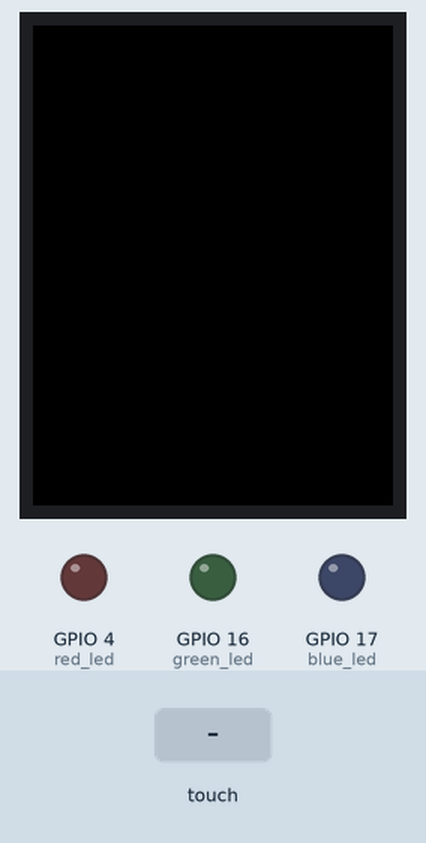
Simulated run of this program. Board: ESP32 board running MicroPython. On the bench: 240×320 colour display, output pins drawn as LEDs (lit = HIGH). Inputs (shaded band) come from the test bench. Pins used as bus, display or sensor lines are not drawn; what the program prints to the serial console is not drawn.

Above: at 1.5 s.
1.6 s: touch panel pressed at 13 % / 10 % of its raw x / y range
At 2.8 s:
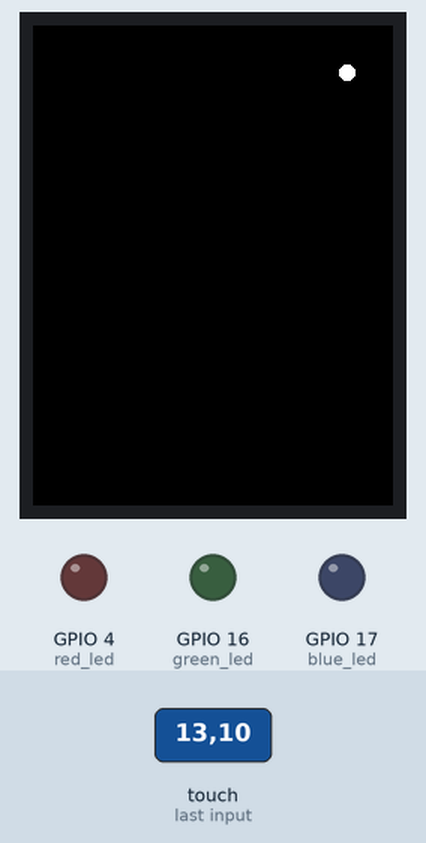
3.1 s: touch panel pressed at 38 % / 10 % of its raw x / y range
At 3.9 s:
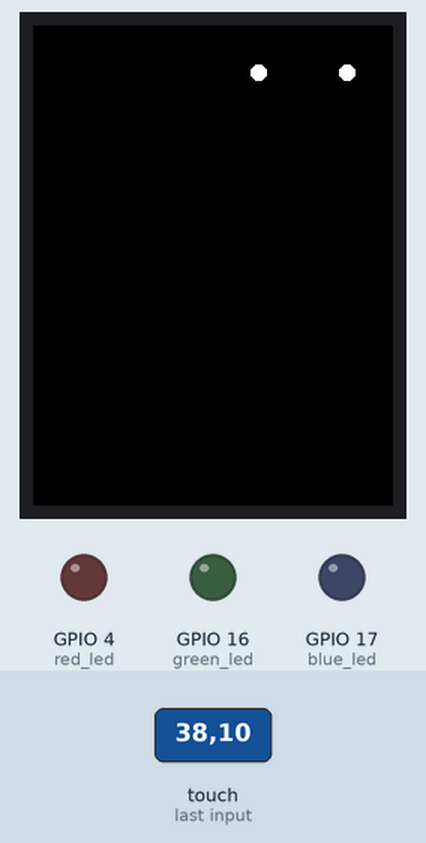
Timing chart, 0 to 6.1 s (numbered marks = the images above; inputs shaded):
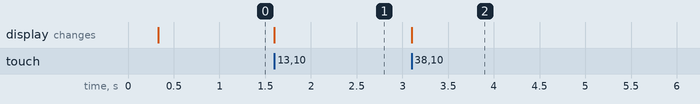

Measured:
- after the input at 1.6 s, the display: changes at once (image 1)
- after the input at 3.1 s, the display: changes at once (image 2)

The program:

paint.py
```python
from machine import Pin, SPI, ADC, idle
import time

# https://github.com/rdagger/micropython-ili9341
from ili9341 import Display, color565
from xpt2046 import Touch

DISPLAY_WIDTH = const(240)
DISPLAY_HEIGHT = const(320)
ROTATION = const(90)

SPI1_BAUD_RATE = const(40000000)
SPI1_SCK_PIN = const(14)
SPI1_MOSI_PIN = const(13)
DISPLAY_DC_PIN = const(2)
DISPLAY_CS_PIN = const(15)
DISPLAY_RST_PIN = const(0)
BL_PIN = const(21)
SPI2_BAUD_RATE = const(1000000)
SPI2_SCK_PIN = const(25)
SPI2_MOSI_PIN = const(32)
SPI2_MISO_PIN = const(39)

spi = SPI(1, baudrate=SPI1_BAUD_RATE, sck=Pin(SPI1_SCK_PIN), mosi=Pin(SPI1_MOSI_PIN))
display = Display(spi, dc=Pin(DISPLAY_DC_PIN), cs=Pin(DISPLAY_CS_PIN), rst=Pin(DISPLAY_RST_PIN), width=DISPLAY_WIDTH, height=DISPLAY_HEIGHT, rotation=ROTATION)

backlight = Pin(21, Pin.OUT)
backlight.on()

red_led = Pin(4, Pin.OUT)
green_led = Pin(16, Pin.OUT)
blue_led = Pin(17, Pin.OUT)

red_led.off()
green_led.off()
blue_led.off()

lightsensor = ADC(34, atten=ADC.ATTN_0DB)

touch_spi = SPI(2, baudrate=SPI2_BAUD_RATE, sck=Pin(SPI2_SCK_PIN), mosi=Pin(SPI2_MOSI_PIN), miso=Pin(SPI2_MISO_PIN))


background_color = color565(0, 0, 0)
foreground_color = color565(255, 255, 255)

class Paint:
    def __init__(self, display, touch_spi):
        self.display = display
        self.touch = Touch(touch_spi, cs=Pin(33), int_pin=Pin(36), int_handler=self.touchscreen_press)
        self.color = color565(255, 0, 0)  # Default color: Red
        self.brush_size = 5
        # self.clear_screen()
        # self.color_palette()

    def clear_screen(self):
        self.display.clear(background_color)

    def color_palette(self):
        colors = [
            color565(255, 0, 0),    # Red
            color565(0, 255, 0),    # Green
            color565(0, 0, 255),    # Blue
            color565(255, 255, 0),  # Yellow
            color565(255, 0, 255),  # Magenta
            color565(0, 255, 255),  # Cyan
            color565(0, 0, 0), # black
        ]
        x = 10
        y = 10
        size = 20
        for color in colors:
            self.display.fill_rectangle(x, y, size, size, color)
            x += size + 5

    def touchscreen_press(self, x, y):
        print("Touch at " + str(x) + "," + str(y))
        if 10 <= x <= 165 and 10 <= y <= 30: #color palette area
            colors = [
                color565(255, 0, 0),
                color565(0, 255, 0),
                color565(0, 0, 255),
                color565(255, 255, 0),
                color565(255, 0, 255),
                color565(0, 255, 255),
                color565(0,0,0)
            ]
            color_index = (x-10)//25
            if 0<= color_index < len(colors):
                # self.color = colors[color_index]
                pass
        else:
            # print("self.draw()")
            self.draw(x, y)
            pass
        pass

    def touchscreen_hold(self, x, y):
        print("Touch at " + str(x) + "," + str(y))
        self.draw(x, y)
        pass

    def draw(self, x, y):
        # self.clear_screen()
        self.display.fill_circle(self.display.width - x, y, self.brush_size, foreground_color)
        # self.display.fill_rectangle(self.display.width - x, y, self.brush_size, self.brush_size, foreground_color)

    def update(self):
        # (x, y) = self.touch.get_touch()
        # self.draw(x, y)

        if self.touch:
            (x, y) = self.touch.raw_touch()
            # buff = self.touch.get_touch()
            print("Buffer at " + str(x) + "," + str(y))

            # if buff is not None:
            #     # x, y = self.normalize(*buff)
            #     # print("buff " + str(buff))
            #     print("Buffer at " + str(x) + "," + str(y))

            #     self.draw(x, y)
        pass

    def run(self):
        pass
try:
    paint_app = Paint(display, touch_spi)
    # paint_app.run()
    # paint_app.draw()
    while True:
        # paint_app.update()
        # self.touch.get_touch()
        time.sleep_ms(1)
        # idle()
except KeyboardInterrupt:
    print("\nCtrl-C pressed. Cleaning up and exiting...")
finally:
    display.cleanup()
```
